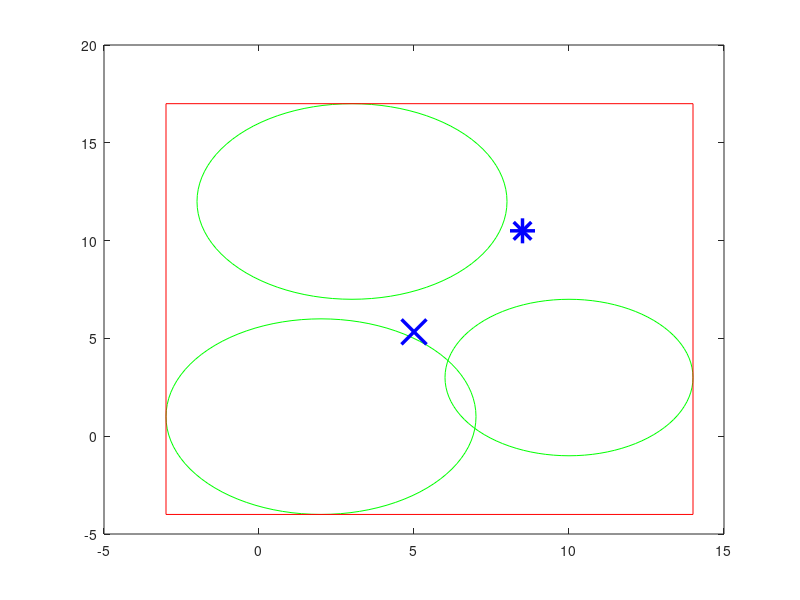

Write MATLAB code to recreate this figure.
%Problem Solved :D center of Square

CanswerA = [1 2 5; 3 10 4; 12 3 5];
for i=1:1:numel(CanswerA(:,1))
    xunit = 0;
    yunit = 0;
    th = 0:pi/50:2*pi; %for loop for creating circle
    CB = 1;
    xunit = (CanswerA(i,3) ) * cos(th) + CanswerA(i,2); %equation of circle :D
    yunit = (CanswerA(i,3) ) * sin(th) + CanswerA(i,1);
    ploti = plot(xunit, yunit,'g');% Ellipse
    hold on    
end

Cv_Y=(mean(CanswerA(:,1))) %Virtual Center of Y for Square 
Cv_X=(mean(CanswerA(:,2))) %Virtual Center of Y for Square 
plot(Cv_X,Cv_Y,'- xb','MarkerSize', 18,'LineWidth' , 2.5)  

% CanswerAN=CanswerA(:,1)-Cv_Y
% CanswerAN=CanswerA(:,2)-Cv_X

TempYPositive=max(CanswerA(:,1)+CanswerA(:,3)) %Y It find the max of array!!!!
TempYNegaitive=min(CanswerA(:,1)-CanswerA(:,3)) %Y 
TempXPositive=max(CanswerA(:,2)+CanswerA(:,3)) %Y 
TempXNegaitive=min(CanswerA(:,2)-CanswerA(:,3)) %Y    

Y_o=((TempYPositive-TempYNegaitive)/2)
X_o=((TempXPositive-TempXNegaitive)/2)
a=abs(TempYPositive-TempYNegaitive)/2 %height
b=abs(TempXPositive-TempXNegaitive)/2
plot(X_o,Y_o,'- *b','MarkerSize', 18,'LineWidth' , 2.5)  

plot([TempXPositive TempXPositive],[TempYNegaitive TempYPositive],'r')
plot([TempXNegaitive TempXPositive],[TempYPositive TempYPositive],'r')
plot([TempXNegaitive TempXNegaitive],[TempYNegaitive TempYPositive],'r')
plot([TempXNegaitive TempXPositive],[TempYNegaitive TempYNegaitive],'r')
